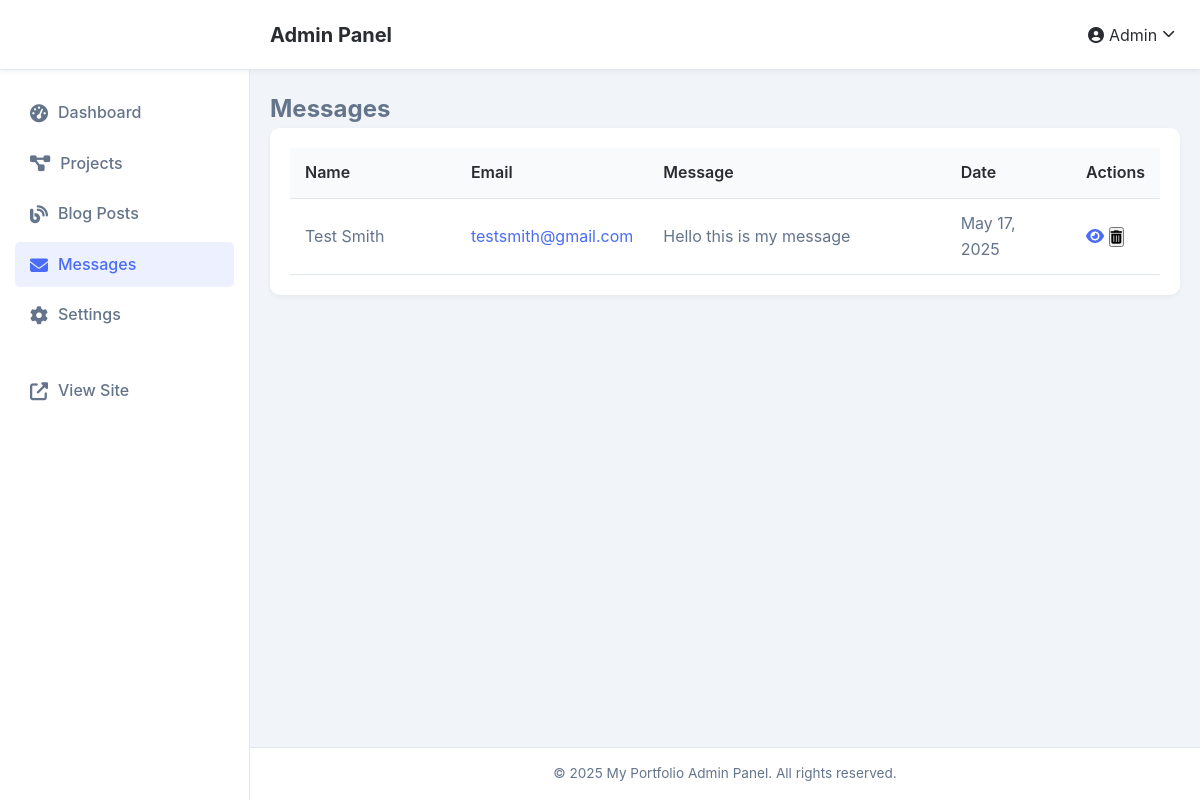
Screenshot of /admin/messages (signed in) with the database file from the repository.
### tables this page shows
CREATE TABLE messages (
            id INTEGER PRIMARY KEY AUTOINCREMENT,
            name TEXT NOT NULL,
            email TEXT NOT NULL,
            subject TEXT,
            message TEXT NOT NULL,
            created_at TIMESTAMP DEFAULT CURRENT_TIMESTAMP,
            read BOOLEAN DEFAULT 0
        );

CREATE TABLE settings (
            id INTEGER PRIMARY KEY AUTOINCREMENT,
            site_title TEXT NOT NULL DEFAULT 'My Portfolio',
            site_description TEXT DEFAULT 'Web Designer & Developer',
            contact_email TEXT,
            contact_phone TEXT,
            contact_address TEXT,
            social_facebook TEXT,
            social_twitter TEXT,
            social_instagram TEXT,
            social_linkedin TEXT,
            about_content TEXT,
            hero_headline TEXT DEFAULT 'Web Designer & Developer',
            hero_subheadline TEXT DEFAULT 'Creating beautiful, functional websites'
        );

### app.py (the view)
@app.route('/admin/messages')
def admin_messages():
    if not is_authenticated() or not is_admin():
        return redirect(url_for('admin_login'))
    with get_db_connection() as conn:
        messages_rows = conn.execute('''
            SELECT * FROM messages
            ORDER BY created_at DESC
        ''').fetchall()
        contact_messages = [dict(row) for row in messages_rows]
    return render_template('admin/messages.html', contact_messages=contact_messages)

### app.py (called while the page is built, shortened)
def get_db_connection():
    conn = sqlite3.connect(DATABASE)
    conn.row_factory = sqlite3.Row
    return conn

def is_authenticated():
    return 'user_id' in session

def is_admin():
    if not is_authenticated():
        return False
    with get_db_connection() as conn:
        user = conn.execute('SELECT is_admin FROM users WHERE id = ?', (session['user_id'],)).fetchone()
        return user and user['is_admin'] == 1

@app.context_processor
def inject_unread_messages():
    if is_authenticated() and is_admin():
        try:
            with get_db_connection() as conn:
                count = conn.execute('''
                    SELECT COUNT(*) as count
                    FROM messages
                    WHERE read = 0
                ''').fetchone()['count']
            return {'unread_messages_count': count}
        except Exception as e:
            print(f"Error getting unread messages: {e}")
    return {'unread_messages_count': 0}

@app.context_processor
def inject_settings():
    try:
        with get_db_connection() as conn:
            settings_row = conn.execute('SELECT * FROM settings WHERE id = 1').fetchone()
            if settings_row:
                settings = dict(settings_row)
                if 'logo_path' not in settings or not settings['logo_path']:
                    settings['logo_path'] = '/static/img/logo.jpg'
            return {'settings': settings}
    except Exception as e:
        print(f"Error getting settings: {e}")
        return {'settings': {
            'site_title': 'My Portfolio',
            'site_description': 'Elevating brands through intelligent design',
            'hero_headline': 'Web Designer & Developer',
            'hero_subheadline': 'Elevating brands through intelligent design',
            'logo_path': '/static/img/logo.jpg'
        }}

@app.template_filter('format_date')
def format_date(date):
    if isinstance(date, str):
        try:
            date = datetime.datetime.strptime(date, '%Y-%m-%d %H:%M:%S')
        except ValueError:
            return date
    return date.strftime('%B %d, %Y')

### templates/admin/messages.html (shortened to what this page needs)
{% extends "admin/base.html" %}
{% block content %}
<div class="admin-section">
    <div class="admin-section-header">
        <h2>Messages</h2>
    </div>
    <div class="card">
        <div class="table-responsive">
            <table class="table">
                <thead>
                    <tr>
                        <th style="width: 20%;">Name</th>
                        <th style="width: 20%;">Email</th>
                        <th style="width: 35%;">Message</th>
                        <th style="width: 15%;">Date</th>
                        <th style="width: 10%;">Actions</th>
                    </tr>
                </thead>
                <tbody>
                    {% if contact_messages %}
                        {% for msg in contact_messages %}
                        <tr class="{% if not msg.read %}unread-row{% endif %}">
                            <td>{{ msg.name }}</td>
                            <td>
                                <a href="mailto:{{ msg.email }}">{{ msg.email }}</a>
                            </td>
                            <td>
                                <div class="message-preview">{{ msg.message[:100] }}{% if msg.message|length > 100 %}...{% endif %}</div>
                            </td>
                            <td>{{ msg.created_at|format_date }}</td>
                            <td class="table-actions">
                                <a href="{{ url_for('admin_view_message', message_id=msg.id) }}" class="btn-icon" title="View">
                                    <i class="fas fa-eye"></i>
                                </a>
                                <form method="post" action="{{ url_for('admin_delete_message', message_id=msg.id) }}" style="display: inline;">
                                    <button type="submit" class="btn-icon btn-delete" title="Delete" onclick="return confirm('Are you sure you want to delete this message?');">
                                        <i class="fas fa-trash-alt"></i>
                                    </button>
                                </form>
                            </td>
                        </tr>
                        {% endfor %}
                    {% else %}
                        <tr>
                            <td colspan="5" class="text-center">No messages found</td>
                        </tr>
                    {% endif %}
                </tbody>
            </table>
        </div>
    </div>
</div>
{% endblock %}

### templates/admin/base.html (shortened to what this page needs)
<!DOCTYPE html>
<html lang="en">
<head>
    <link rel="stylesheet" href="{{ url_for('static', filename='css/admin.css') }}">
    <link rel="stylesheet" href="https://cdnjs.cloudflare.com/ajax/libs/font-awesome/6.4.0/css/all.min.css">
</head>
<body>
    <header class="admin-header">
        <div class="container">
            <div class="admin-logo">
                <a href="{{ url_for('admin_dashboard') }}">Admin Panel</a>
            </div>
            <div class="admin-user">
                <div class="dropdown">
                    <button class="dropdown-toggle">
                        <i class="fas fa-user-circle"></i> Admin
                        <i class="fas fa-chevron-down"></i>
                    </button>
                </div>
            </div>
        </div>
    </header>
    <aside class="admin-sidebar">
        <nav>
            <ul>
                <li>
                    <a href="{{ url_for('admin_dashboard') }}" class="{{ 'active' if request.path == url_for('admin_dashboard') else '' }}">
                        <i class="fas fa-tachometer-alt"></i> Dashboard
                    </a>
                </li>
                <li>
                    <a href="{{ url_for('admin_projects') }}" class="{{ 'active' if request.path.startswith('/admin/projects') else '' }}">
                        <i class="fas fa-project-diagram"></i> Projects
                    </a>
                </li>
                <li>
                    <a href="{{ url_for('admin_blog') }}" class="{{ 'active' if request.path.startswith('/admin/blog') else '' }}">
                        <i class="fas fa-blog"></i> Blog Posts
                    </a>
                </li>
                <li>
                    <a href="{{ url_for('admin_messages') }}" class="{{ 'active' if request.path.startswith('/admin/messages') else '' }}">
                        <i class="fas fa-envelope"></i> Messages
                    </a>
                </li>
                <li>
                    <a href="{{ url_for('admin_settings') }}" class="{{ 'active' if request.path == url_for('admin_settings') else '' }}">
                        <i class="fas fa-cog"></i> Settings
                    </a>
                </li>
                <li class="view-site">
                    <a href="{{ url_for('home') }}" target="_blank">
                        <i class="fas fa-external-link-alt"></i> View Site
                    </a>
                </li>
            </ul>
        </nav>
    </aside>
    <main class="admin-main">
        <div class="container">
            {% block content %}{% endblock %}
        </div>
    </main>
    <footer class="admin-footer">
        <div class="container">
            <p>&copy; <span class="current-year">2025</span> {{ settings.site_title if settings else 'Portfolio' }} Admin Panel. All rights reserved.</p>
        </div>
    </footer>
</body>
</html>

### static/css/admin.css (style rules this page uses)
:root { --admin-primary: #4a6cf7; --admin-secondary: #6577f3; --admin-success: #13c296; --admin-danger: #fb5d5d; --admin-warning: #fbb040; --admin-info: #3aa1ff; --admin-dark: #292d32; --admin-text: #64748b; --admin-body-bg: #f1f5f9; --admin-card-bg: #ffffff; --admin-border: #e2e8f0; --admin-hover: #f8fafc; --admin-sidebar-width: 250px; --admin-header-height: 70px; --admin-transition: all 0.3s ease; }
* { margin: 0; padding: 0; box-sizing: border-box; font-family: 'Inter', sans-serif; }
body { background-color: var(--admin-body-bg); color: var(--admin-text); line-height: 1.6; }
a { text-decoration: none; color: var(--admin-primary); transition: var(--admin-transition); }
ul { list-style: none; }
.container { padding: 0 20px; }
.admin-header { position: fixed; top: 0; left: 0; width: 100%; height: var(--admin-header-height); background-color: var(--admin-card-bg); border-bottom: 1px solid var(--admin-border); display: flex; align-items: center; z-index: 100; box-shadow: 0 2px 5px rgba(0, 0, 0, 0.05); }
.admin-header .container { display: flex; justify-content: space-between; align-items: center; width: 100%; padding-left: calc(var(--admin-sidebar-width) + 20px); }
.admin-logo a { font-size: 1.25rem; font-weight: 700; color: var(--admin-dark); }
.admin-sidebar { position: fixed; top: 0; left: 0; width: var(--admin-sidebar-width); height: 100vh; background-color: var(--admin-card-bg); border-right: 1px solid var(--admin-border); padding-top: var(--admin-header-height); z-index: 99; overflow-y: auto; transition: var(--admin-transition); }
.admin-sidebar nav { padding: 20px 0; }
.admin-sidebar ul li { padding: 0 15px; margin-bottom: 5px; }
.admin-sidebar ul li a { display: flex; align-items: center; padding: 10px 15px; border-radius: 5px; color: var(--admin-text); font-weight: 500; transition: var(--admin-transition); }
.admin-sidebar ul li a i { margin-right: 10px; font-size: 18px; }
.admin-sidebar ul li a:hover, .admin-sidebar ul li a.active { background-color: var(--admin-hover); color: var(--admin-primary); }
.admin-sidebar ul li a.active { background-color: rgba(74, 108, 247, 0.1); }
.admin-sidebar .view-site { margin-top: 30px; }
.admin-main { margin-left: var(--admin-sidebar-width); padding-top: calc(var(--admin-header-height) + 20px); padding-bottom: 60px; min-height: 100vh; }
.admin-footer { position: fixed; bottom: 0; left: var(--admin-sidebar-width); width: calc(100% - var(--admin-sidebar-width)); background-color: var(--admin-card-bg); border-top: 1px solid var(--admin-border); padding: 15px 0; text-align: center; font-size: 0.85rem; z-index: 98; }
.card { background-color: var(--admin-card-bg); border-radius: 10px; box-shadow: 0 2px 5px rgba(0, 0, 0, 0.05); padding: 20px; margin-bottom: 20px; }
.table-responsive { overflow-x: auto; }
table { width: 100%; border-collapse: collapse; }
table th, table td { padding: 12px 15px; text-align: left; border-bottom: 1px solid var(--admin-border); }
table th { font-weight: 600; color: var(--admin-dark); background-color: var(--admin-hover); }
.message-preview { white-space: nowrap; overflow: hidden; text-overflow: ellipsis; max-width: 100%; }
.dropdown { position: relative; }
.dropdown-toggle { display: flex; align-items: center; background: none; border: none; cursor: pointer; font-size: 1rem; color: var(--admin-dark); }
.dropdown-toggle i { margin-right: 5px; }
.dropdown-toggle .fa-chevron-down { margin-left: 5px; font-size: 0.8rem; transition: var(--admin-transition); }

### rows the page displays
messages: name "Test Smith", email "testsmith@gmail.com", message "Hello this is my message", created_at "May 17, 2025"
settings: site_title "My Portfolio"
